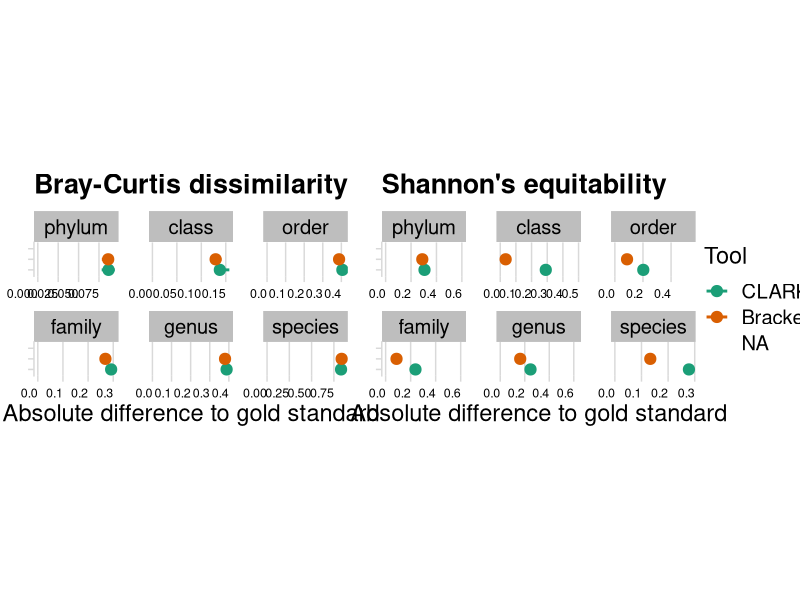

The R script that drew this image: (Note: this script raises an error after producing the figure.)
require(ggplot2)
require(readr)
require(cowplot)
require(dplyr)

pm <- read_tsv("../results/all_tools-profiling_evaluation-CAMI1_hc.tsv")
pm <- pm %>% filter(metric == "Bray-Curtis distance" | metric == "Shannon equitability")
pm <- pm %>%
  group_by(sample, metric) %>%
  mutate(dvalue = abs(value - value[tool == "Gold standard"]))
pm <- pm %>% filter(rank != "superkingdom")
pm <- pm %>% filter(tool != "Gold standard")
pm$rank <- factor(
  pm$rank,
  levels = c("phylum", "class", "order", "family", "genus", "species")
)
pm$tool <- factor(
  pm$tool,
  levels = c("CLARK", "CONSULT-II", "Bracken")
)
pm <- pm %>%
  group_by(rank, tool, metric) %>%
  summarise(lower = min(dvalue), upper = max(dvalue), p = mean(dvalue))

bc_plot <- ggplot(pm %>% filter(metric == "Bray-Curtis distance"), mapping = aes(x = p, y = tool, color = tool)) +
  geom_pointrange(size = 0.7, linewidth = 1, mapping = aes(xmin = lower, xmax = upper)) +
  facet_wrap(vars(rank), scales = "free_x") +
  xlim(0, NA) +
  theme_minimal_vgrid(font_size = 17) +
  labs(title = "Bray-Curtis dissimilarity", color = "Tool", y = "", x = "Absolute difference to gold standard") +
  scale_colour_brewer(palette = "Dark2") +
  theme(strip.background = element_rect(fill = "gray")) +
  theme(axis.text.y = element_blank(), axis.text.x = element_text(vjust = 0.5, hjust = 1, size=9)) +
  theme(aspect.ratio = 0.4, panel.spacing.x = unit(1.5, "lines")) +
  theme(plot.margin = unit(c(0, 0, 0, 0), "cm"))

se_plot <- ggplot(pm %>% filter(metric == "Shannon equitability"), mapping = aes(x = p, y = tool, color = tool)) +
  geom_pointrange(size =  0.7, linewidth = 1, mapping = aes(xmin = lower, xmax = upper)) +
  facet_wrap(vars(rank), scales = "free_x") +
  xlim(0, NA) +
  theme_minimal_vgrid(font_size = 17) +
  labs(title = "Shannon's equitability", color = "Tool", y = "", x = "Absolute difference to gold standard") +
  scale_colour_brewer(palette = "Dark2") +
  theme(strip.background = element_rect(fill = "gray")) +
  theme(axis.text.y = element_blank(), axis.text.x = element_text(vjust = 0.5, hjust = 1, size=9)) +
  theme(aspect.ratio = 0.4, panel.spacing.x = unit(1.5, "lines")) +
  theme(plot.margin = unit(c(0, 0, 0, 0), "mm"))

prow <- plot_grid(
  bc_plot + theme(legend.position = "none"),
  se_plot + theme(legend.position = "none"),
  ncol = 2,
  rel_heights = c(1, 1),
  vjust = 5,
  hjust = 5
)
legend <- get_legend(
  # create some space to the left of the legend
  se_plot + theme(legend.box.margin = margin(0, 0, 0, 12))
)
plot_grid(prow, legend, rel_widths = c(3, .45))

ggsave2("../figures/profiling_tool_comparison.pdf", width = 13.5, height = 4)